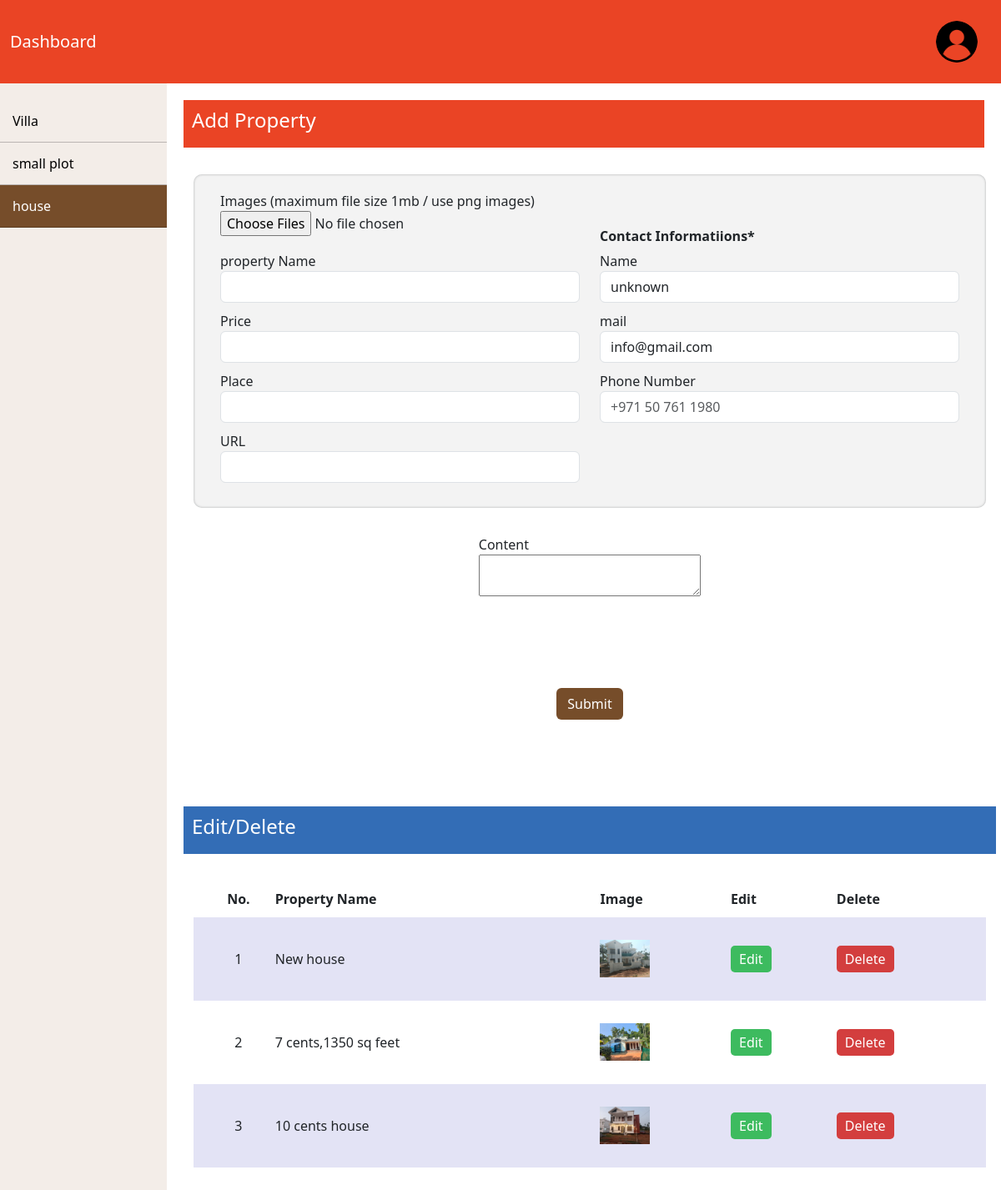
Screenshot of /dashboard/house/index.php (signed in) with the database file from the repository.
### tables this page shows
CREATE TABLE `house` (
  `id` int(11) NOT NULL,
  `images` text NOT NULL,
  `pname` varchar(200) NOT NULL,
  `name` varchar(100) NOT NULL,
  `price` varchar(50) NOT NULL,
  `mail` varchar(100) NOT NULL,
  `place` varchar(100) NOT NULL,
  `url` text NOT NULL,
  `phone` varchar(50) NOT NULL,
  `txt` text NOT NULL
);

### dashboard/house/select.php (the view)
<br><br><br>
<div class="container-fluid" style="background-color: #336db6;color:white;padding:10px"><h4> Edit/Delete</h4></div>
<div class="blog-content">
<div class="container">
<?php
$sql = "SELECT * FROM house";
$result = $mysqli->query($sql);
?>
<table class="w-100">
  <tr>
    <th>No.</th>
    <th>Property Name</th>
    <th>Image</th>
    <th>Edit</th>
    <th>Delete</th>
  </tr>
  <?php
if ($result->num_rows > 0) {
    $counter = 1;
    while ($row = $result->fetch_assoc()) {
        $imageFilenames = explode(',', $row['images']);
        $firstImage = trim($imageFilenames[0]);
        $imagePath = "../gallery/house/" . $firstImage;
?>
        <tr>
            <td><?php echo $counter; ?></td>
            <td><?php echo $row['pname']; ?></td>
            <td><img src="<?php echo $imagePath; ?>" class="card__image" style="width: 60px;height:60px;object-fit:contain"></td>
            <td><a href="update.php?sa=<?php echo $row["id"]; ?>" class="edit">Edit</a></td>
            <td><a href="delete.php?sa=<?php echo $row["id"]; ?>" class="delete">Delete</a></td>
        </tr>
<?php
        $counter++;
    }
}
?>
</table>

### dashboard/css/card.css (style rules this page uses)
*, *::before, *::after { box-sizing: border-box; padding: 0; margin: 0; }
:root { --blue:#14b0a9; --red:#9c0e1e; }
.blog-content { display: grid; place-items: center; }
.blog-content .container { display: flex; flex-wrap: wrap; justify-content: center; max-width: 1200px; margin-block: 2rem; gap: 2rem; }
.blog-content img { max-width: 100%; display: block; object-fit: cover; }
table tr:nth-child(even) { background: rgb(169 169 224 / 32%); }
table tr td:nth-child(1),table tr th:nth-child(1) { padding-left: 10px; text-align: center; }

### dashboard/css/style.css (style rules this page uses)
:root { --blue:#14b0a9; --red:#764d2a; --primary_clr:#026f20; --heading-clr:#026f20b5; --secondary-clr:#b64646d4; }

### rows the page displays
house: pname "New house", images (picture)
house: pname "7 cents,1350 sq feet", images (picture)
house: pname "10 cents house", images (picture)
